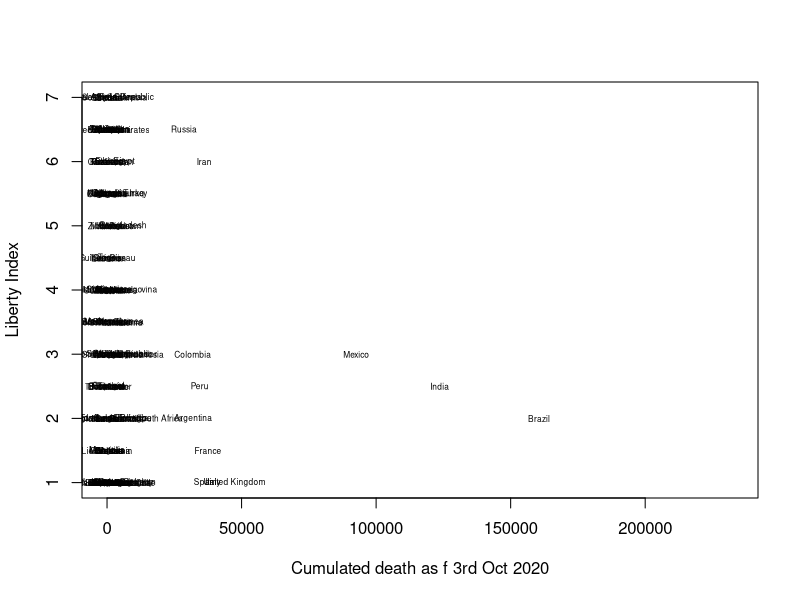
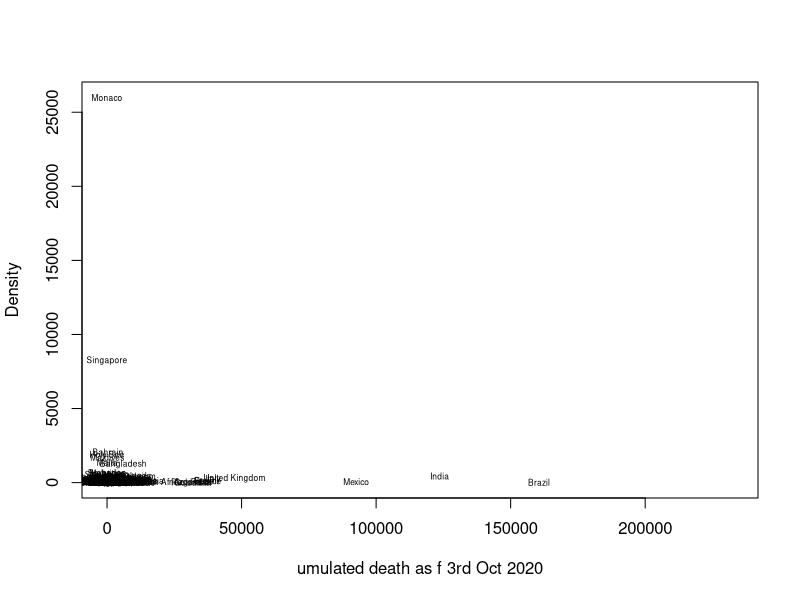
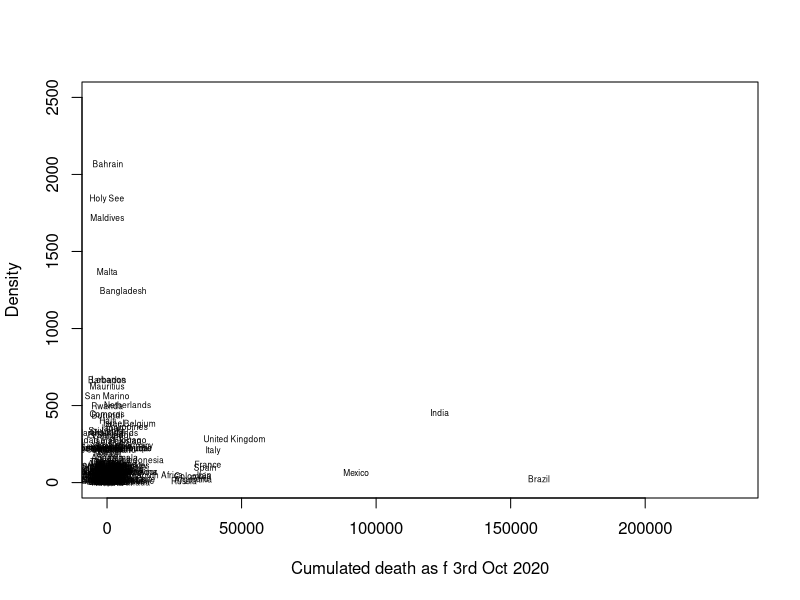
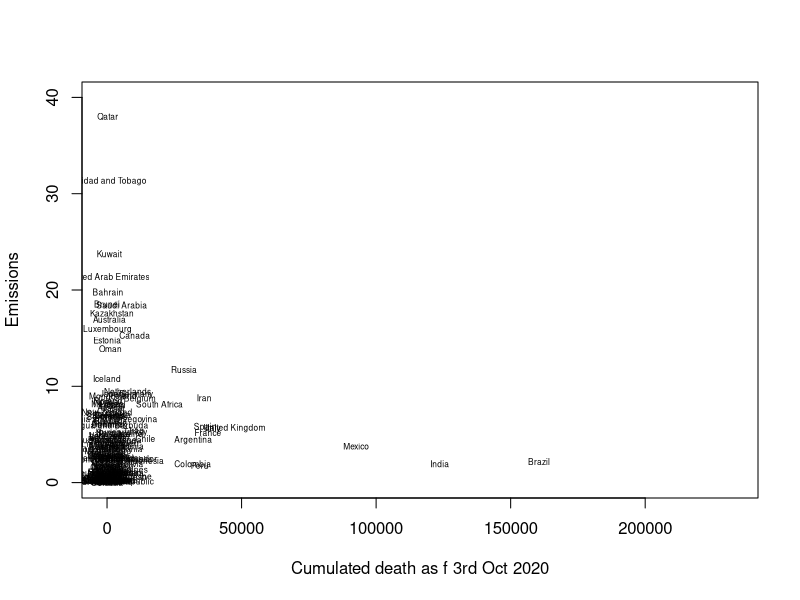

Here is the R script that generated these plots, in order:

# this file is meant just to build up the basic analysis on the data we want the students to perform
# I will then corrupt the datafile

## Data read
liberty_index<-read.csv("cliberities_fh.csv")
emissions<-read.csv("co2_emissions_tonnes_per_person.csv")
population_dens<-read.csv("population_density_per_square_km.csv")
deaths<-read.csv("time_series_covid19_deaths_global.csv")
cases<-read.csv("time_series_covid19_confirmed_global.csv")

#TODO rescale death by population of a country!

#0 collapse the Covid data to have 1 nation only
deaths_agg<-aggregate(deaths[5:dim(deaths)[2]], list(deaths$Country.Region), sum)


##1  Do we have an effect of liberty on total deaths?
  # 1.1 find which nations in the death table are matching in the liberty index table and relative indexes
  liberty_ID<-match(deaths_agg$Group.1,liberty_index$country)
  #1.2 build a combined data frame
  # I put both ID columns to doublecheck the matching is going fine 
  death_liberty_DF<-data.frame(deaths_agg$Group.1,liberty_index$country[liberty_ID], deaths_agg$X11.3.20, liberty_index$X2018[liberty_ID])
  #1.3 plot
  plot(death_liberty_DF$deaths_agg.X11.3.20, death_liberty_DF$liberty_index.X2018.liberty_ID., cex=0, ylab="Liberty Index", xlab="Cumulated death as f 3rd Oct 2020")
  text(death_liberty_DF$deaths_agg.X11.3.20, death_liberty_DF$liberty_index.X2018.liberty_ID., death_liberty_DF$deaths_agg.Group.1, cex=0.5)
  # not much of a correlation it seems!

##2  Do we have an effect of populationd density on total deaths? And emissions?
  # 2.1 find which nations in the death table are matching in the liberty index table and relative indexes
  pop_ID<-match(deaths_agg$Group.1,population_dens$country)
  #2.2 build a combined data frame
  # I put both ID columns to doublecheck the matching is going fine 
  death_pop_DF<-data.frame(deaths_agg$Group.1,population_dens$country[pop_ID], deaths_agg$X11.3.20, population_dens$X2018[pop_ID])
  #2.3 plot
  plot(death_pop_DF$deaths_agg.X11.3.20, death_pop_DF$population_dens.X2018.pop_ID., cex=0, ylab="Density", xlab="umulated death as f 3rd Oct 2020")
  text(death_pop_DF$deaths_agg.X11.3.20, death_pop_DF$population_dens.X2018.pop_ID., death_pop_DF$deaths_agg.Group.1, cex=0.5)
  # Ok, Monaco is quite off the scale...
  plot(death_pop_DF$deaths_agg.X11.3.20, death_pop_DF$population_dens.X2018.pop_ID., cex=0, ylab="Density", xlab="Cumulated death as f 3rd Oct 2020", ylim=c(0,2500))
  text(death_pop_DF$deaths_agg.X11.3.20, death_pop_DF$population_dens.X2018.pop_ID., death_pop_DF$deaths_agg.Group.1, cex=0.5)
  
##3 emissions and density
 emissions_ID<-match(death_pop_DF$deaths_agg.Group.1,emissions$country)
 emissions_death_pop_DF<-data.frame(death_pop_DF, emissions$country[emissions_ID], emissions$X2018[emissions_ID])
 
 plot(emissions_death_pop_DF$deaths_agg.X11.3.20, emissions_death_pop_DF$emissions.X2018.emissions_ID., cex=0, ylab="Emissions", xlab="Cumulated death as f 3rd Oct 2020", ylim=c(0,40))
 text(emissions_death_pop_DF$deaths_agg.X11.3.20, emissions_death_pop_DF$emissions.X2018.emissions_ID., death_pop_DF$deaths_agg.Group.1, cex=0.5)
 
